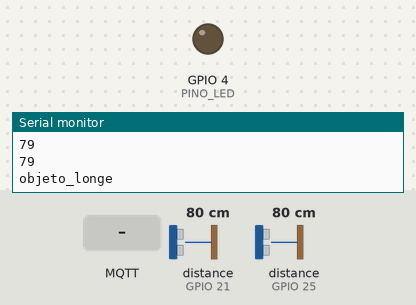
The sketch below on a simulated ESP32. Parts: output pins drawn as LEDs (lit = HIGH), the last lines printed to the serial monitor. Wiring (inferred from the names in the program): 2 × ultrasonic range finder: trigger GPIO 12, echo GPIO 25 / trigger GPIO 18, echo GPIO 21. Inputs (shaded band) come from the test bench; at power-on: distance to the obstacle (sensors on GPIO 21, GPIO 25) 80 cm. The echo pulse lasts 58.3 µs per cm; WiFi joins after 1.5 s; servers stay silent unless stated; random numbers use the default seed unless the sketch sets one; no MQTT or app messages arrive unless stated; pins used as bus, display or sensor lines are not drawn.

Above: at 2.7 s.
2.8 s: MQTT message "acender" arrives on the first subscribed topic
At 4.0 s:
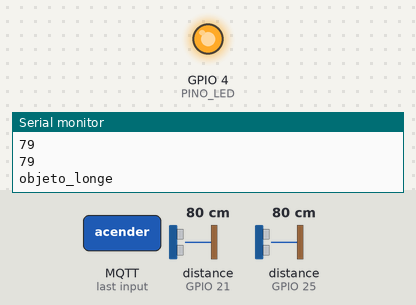
8.1 s: MQTT message "apagar" arrives on the first subscribed topic
At 9.9 s:
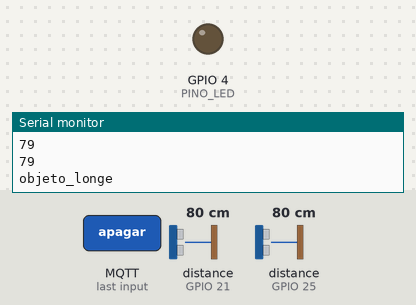
Timing chart, 0 to 11.4 s (numbered marks = the images above; inputs shaded):
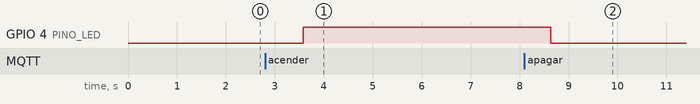

Measured:
- after the input at 2.8 s, GPIO 4 (PINO_LED): LOW → HIGH after 0.78 s
- after the input at 8.1 s, GPIO 4 (PINO_LED): HIGH → LOW after 0.53 s

The sketch:

sketch_oct6a.ino
```cpp
#include <WiFi.h>
#include <WiFiClientSecure.h>
#include <PubSubClient.h>

const char* SSID = "FIESC_IOT_EDU";
const char* PASS = "8120gv08";

const char* BROKER = "ef339175de264ab783f4bea1e2a1abe9.s1.eu.hivemq.cloud";
const int PORT = 8883;

const char* BROKER_USER = "felipe";
const char* BROKER_PASS = "FelipeDSM2";

#define TRIG1 12
#define ECHO1 25
#define TRIG2 18
#define ECHO2 21
#define PINO_RGB 14
#define PINO_LED 4

const char* TOPICO_PUBLISH_1 = "Projeto S2 Distancia1";
const char* TOPICO_PUBLISH_2 = "Projeto S2 Distancia2";
const char* TOPICO_SUBSCRIBE = "S1 iluminacao";
const char* TOPICO_ENVIO_S3   = "Projeto S3 Controle";

WiFiClientSecure espClient;
PubSubClient mqtt(espClient);

long medirDistancia(int trigPin, int echoPin) {
  digitalWrite(trigPin, LOW);
  delayMicroseconds(5);
  digitalWrite(trigPin, HIGH);
  delayMicroseconds(10);
  digitalWrite(trigPin, LOW);
  long duracao = pulseIn(echoPin, HIGH, 30000);
  long distancia = duracao * 0.034 / 2;
  return distancia;
}

void callback(char* topic, byte* payload, unsigned int length) {
  String mensagem;
  for (int i = 0; i < length; i++) {
    mensagem += (char)payload[i];
  }
  if (mensagem == "acender") {
    digitalWrite(PINO_LED, HIGH);
  } else if (mensagem == "apagar") {
    digitalWrite(PINO_LED, LOW);
  }
  Serial.println(mensagem);
}

void conectaWiFi() {
  WiFi.begin(SSID, PASS);
  while (WiFi.status() != WL_CONNECTED) {
    delay(500);
  }
  Serial.println("Conectado ao WiFi!");
}

void conectaMQTT() {
  mqtt.setServer(BROKER, PORT);
  mqtt.setCallback(callback);
  espClient.setInsecure();
  while (!mqtt.connected()) {
    String clientId = "S2_" + String(random(0xffff), HEX);
    if (mqtt.connect(clientId.c_str(), BROKER_USER, BROKER_PASS)) {
      mqtt.subscribe(TOPICO_SUBSCRIBE);
    } else {
      Serial.print(".");
      delay(2000);
    }
  }
  Serial.println("Conectado ao broker!");
}

void setup() {
  Serial.begin(115200);
  pinMode(TRIG1, OUTPUT);
  pinMode(ECHO1, INPUT);
  pinMode(TRIG2, OUTPUT);
  pinMode(ECHO2, INPUT);
  pinMode(PINO_LED, OUTPUT);
  digitalWrite(PINO_LED, LOW);
  conectaWiFi();
  conectaMQTT();
}

void loop() {
  if (!mqtt.connected()) {
    conectaMQTT();
  }
  long dist1 = medirDistancia(TRIG1, ECHO1);
  long dist2 = medirDistancia(TRIG2, ECHO2);
  String msg1 = String(dist1);
  String msg2 = String(dist2);

  Serial.println(dist1);
  Serial.println(dist2);

  if (dist1 < 10) {
    mqtt.publish(TOPICO_PUBLISH_1, "objeto_proximo");
    mqtt.publish(TOPICO_ENVIO_S3, "objeto_proximo");
    Serial.println("objeto_proximo");
     }
  if(dist2 > 10) {
    mqtt.publish(TOPICO_PUBLISH_2, "objeto_longe");
    mqtt.publish(TOPICO_ENVIO_S3, "objeto_longe");
    Serial.println("objeto_longe");
  }

  delay(1000);
  mqtt.loop();
}
```
